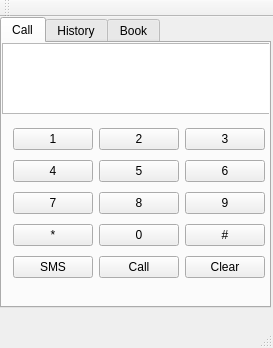
<?xml version="1.0" encoding="UTF-8"?>
<ui version="4.0">
 <class>MainWindow</class>
 <widget class="QMainWindow" name="MainWindow">
  <property name="geometry">
   <rect>
    <x>0</x>
    <y>0</y>
    <width>273</width>
    <height>348</height>
   </rect>
  </property>
  <property name="windowTitle">
   <string>MainWindow</string>
  </property>
  <widget class="QWidget" name="centralWidget">
   <widget class="QTabWidget" name="tabWidget">
    <property name="geometry">
     <rect>
      <x>0</x>
      <y>0</y>
      <width>271</width>
      <height>291</height>
     </rect>
    </property>
    <property name="currentIndex">
     <number>0</number>
    </property>
    <widget class="QWidget" name="tab">
     <attribute name="title">
      <string>Call</string>
     </attribute>
     <widget class="QTextBrowser" name="textBrowser">
      <property name="geometry">
       <rect>
        <x>0</x>
        <y>0</y>
        <width>271</width>
        <height>71</height>
       </rect>
      </property>
     </widget>
     <widget class="QWidget" name="gridLayoutWidget">
      <property name="geometry">
       <rect>
        <x>0</x>
        <y>70</y>
        <width>269</width>
        <height>181</height>
       </rect>
      </property>
      <layout class="QGridLayout" name="gridLayout">
       <property name="sizeConstraint">
        <enum>QLayout::SetMinimumSize</enum>
       </property>
       <item row="4" column="0">
        <widget class="QPushButton" name="pushButton_asterisk">
         <property name="text">
          <string>*</string>
         </property>
        </widget>
       </item>
       <item row="0" column="1">
        <widget class="QPushButton" name="pushButton_2">
         <property name="text">
          <string>2</string>
         </property>
        </widget>
       </item>
       <item row="1" column="0">
        <widget class="QPushButton" name="pushButton_4">
         <property name="text">
          <string>4</string>
         </property>
        </widget>
       </item>
       <item row="1" column="1">
        <widget class="QPushButton" name="pushButton_5">
         <property name="text">
          <string>5</string>
         </property>
        </widget>
       </item>
       <item row="0" column="0">
        <widget class="QPushButton" name="pushButton_1">
         <property name="text">
          <string>1</string>
         </property>
        </widget>
       </item>
       <item row="1" column="2">
        <widget class="QPushButton" name="pushButton_6">
         <property name="text">
          <string>6</string>
         </property>
        </widget>
       </item>
       <item row="3" column="0">
        <widget class="QPushButton" name="pushButton_7">
         <property name="text">
          <string>7</string>
         </property>
        </widget>
       </item>
       <item row="3" column="1">
        <widget class="QPushButton" name="pushButton_8">
         <property name="text">
          <string>8</string>
         </property>
        </widget>
       </item>
       <item row="3" column="2">
        <widget class="QPushButton" name="pushButton_9">
         <property name="text">
          <string>9</string>
         </property>
        </widget>
       </item>
       <item row="4" column="1">
        <widget class="QPushButton" name="pushButton_0">
         <property name="text">
          <string>0</string>
         </property>
        </widget>
       </item>
       <item row="4" column="2">
        <widget class="QPushButton" name="pushButton_sharp">
         <property name="text">
          <string>#</string>
         </property>
        </widget>
       </item>
       <item row="0" column="2">
        <widget class="QPushButton" name="pushButton_3">
         <property name="text">
          <string>3</string>
         </property>
        </widget>
       </item>
       <item row="5" column="0">
        <widget class="QPushButton" name="pushButton_sms">
         <property name="text">
          <string>SMS</string>
         </property>
        </widget>
       </item>
       <item row="5" column="1">
        <widget class="QPushButton" name="pushButton_call">
         <property name="text">
          <string>Call</string>
         </property>
        </widget>
       </item>
       <item row="5" column="2">
        <widget class="QPushButton" name="pushButton_clear">
         <property name="text">
          <string>Clear</string>
         </property>
        </widget>
       </item>
      </layout>
      <zorder>pushButton_asterisk</zorder>
      <zorder>pushButton_2</zorder>
      <zorder>pushButton_4</zorder>
      <zorder>pushButton_5</zorder>
      <zorder>pushButton_3</zorder>
      <zorder>pushButton_1</zorder>
      <zorder>pushButton_6</zorder>
      <zorder>pushButton_7</zorder>
      <zorder>pushButton_8</zorder>
      <zorder>pushButton_0</zorder>
      <zorder>pushButton_sharp</zorder>
      <zorder>pushButton_9</zorder>
      <zorder>pushButton_sms</zorder>
      <zorder>pushButton_call</zorder>
      <zorder>pushButton_clear</zorder>
     </widget>
    </widget>
    <widget class="QWidget" name="tab_2">
     <attribute name="title">
      <string>History</string>
     </attribute>
    </widget>
    <widget class="QWidget" name="tab_3">
     <attribute name="title">
      <string>Book</string>
     </attribute>
    </widget>
   </widget>
  </widget>
  <widget class="QMenuBar" name="menuBar">
   <property name="geometry">
    <rect>
     <x>0</x>
     <y>0</y>
     <width>273</width>
     <height>25</height>
    </rect>
   </property>
  </widget>
  <widget class="QToolBar" name="mainToolBar">
   <attribute name="toolBarArea">
    <enum>TopToolBarArea</enum>
   </attribute>
   <attribute name="toolBarBreak">
    <bool>false</bool>
   </attribute>
  </widget>
  <widget class="QStatusBar" name="statusBar"/>
 </widget>
 <layoutdefault spacing="6" margin="11"/>
 <resources/>
 <connections/>
</ui>
